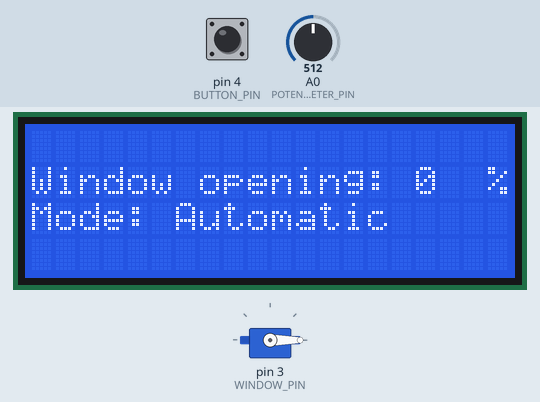
Recording of a program running on a simulated Arduino Uno, built with avr-gcc and run on an emulated ATmega328P. On the bench: servo, 20×4 character LCD. Inputs (shaded band) come from the test bench; at power-on: pin 4 (BUTTON_PIN) HIGH, A0 (POTENTIOMETER_PIN) = 512. What the program prints to the serial monitor is not drawn.

Above: at 1.4 s.
1.5 s: pin 4 (BUTTON_PIN) pulled LOW for 0.15 s
At 2.9 s:
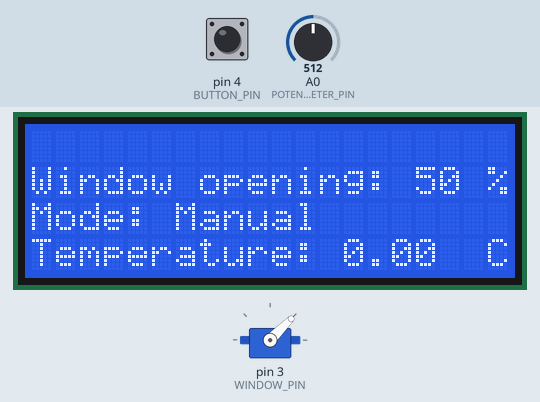
3.2 s: A0 (POTENTIOMETER_PIN) set to 716
At 3.8 s:
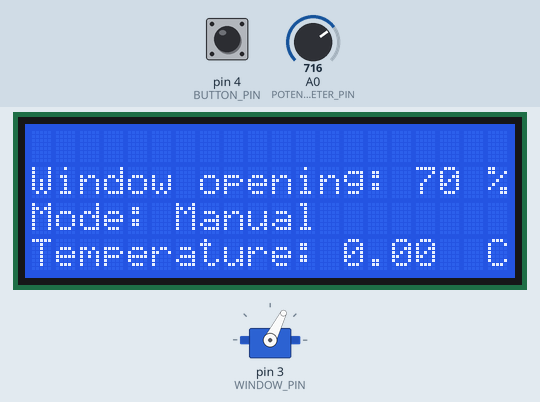
5.0 s: A0 (POTENTIOMETER_PIN) set to 1023
At 5.8 s:
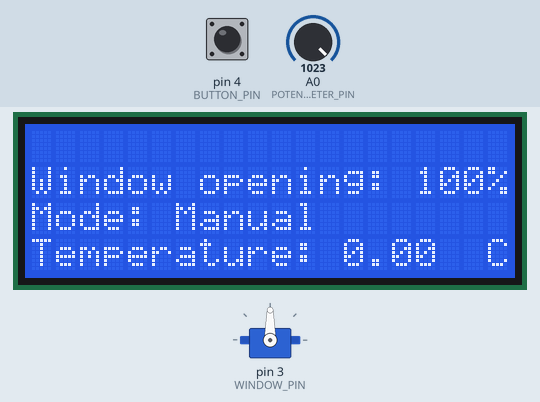
6.7 s: A0 (POTENTIOMETER_PIN) set to 306
At 7.7 s:
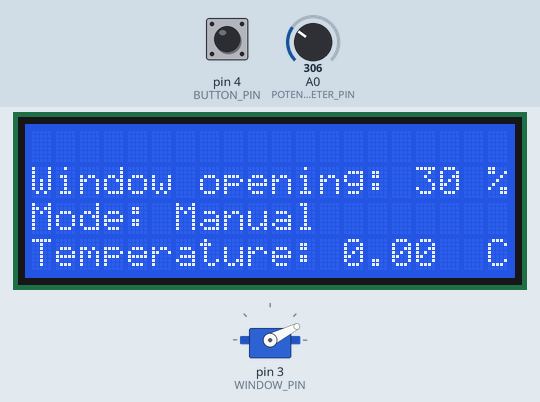
8.5 s: pin 4 (BUTTON_PIN) pulled LOW for 1 s
At 8.76 s:
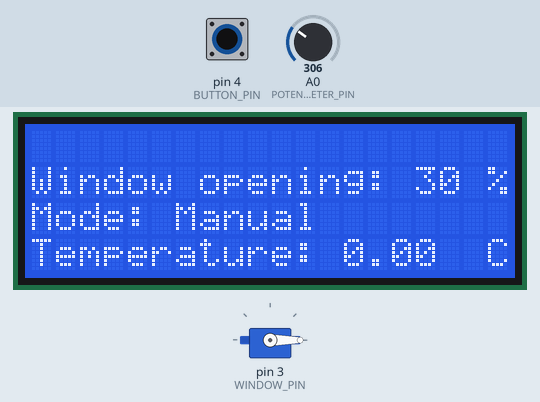
11.0 s: pin 4 (BUTTON_PIN) pulled LOW for 0.15 s
At 11.13 s:
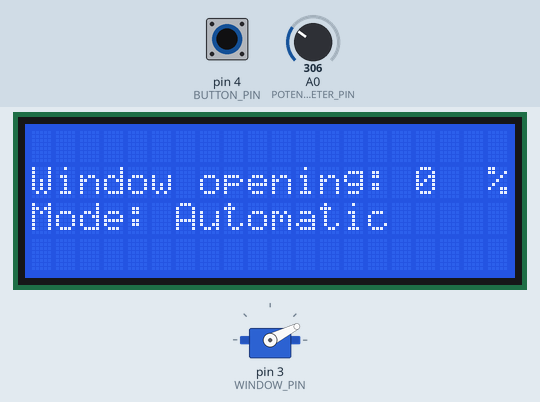
Timing chart, 0 to 13.6 s (numbered marks = the images above; inputs shaded):
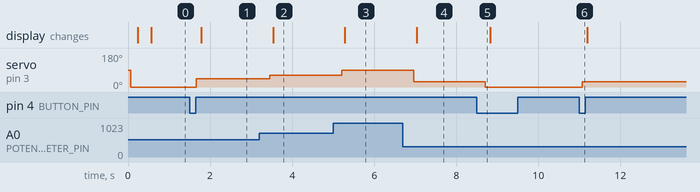

Measured:
- after the input at 1.5 s, servo on pin 3 (WINDOW_PIN): 0° → 45° after 0.16 s; the display: changes after 0.29 s (image 1)
- after the input at 3.2 s, servo on pin 3 (WINDOW_PIN): 45° → 63° after 0.26 s; the display: changes after 0.34 s (image 2)
- after the input at 5.0 s, servo on pin 3 (WINDOW_PIN): 63° → 90° after 0.21 s; the display: changes after 0.29 s (image 3)
- after the input at 6.7 s, servo on pin 3 (WINDOW_PIN): 90° → 27° after 0.26 s; the display: changes after 0.34 s (image 4)
- after the input at 8.5 s, servo on pin 3 (WINDOW_PIN): 27° → 0° after 0.21 s
- after the input at 11.0 s, servo on pin 3 (WINDOW_PIN): 0° → 27° after 0.07 s

The program:

main.cpp
```cpp
#include <Arduino.h>
#include "tasks/Scheduler.hpp"
#include "tasks/CommunicationTask.hpp"
#include "tasks/WindowTask.hpp"
#include "model/SystemInformations.hpp"
#include "model/Window.hpp"
#include "model/UserPanel.hpp"

#define WINDOW_PIN 3
#define SCHEDULER_INTERVAL 150
#define WINDOW_TASK_INTERVAL 150
#define COMMUNICATION_TASK_INTERVAL 300

SystemInformations* systemInformations;
Window* window;
UserPanel* userPanel;
Scheduler* scheduler;
WindowTask* windowTask;
CommunicationTask* communicationTask;

void setup() {
  // create instances
  systemInformations = new SystemInformations();
  window = new Window(WINDOW_PIN);
  userPanel = new UserPanel(systemInformations);
  scheduler = new Scheduler();
  windowTask = new WindowTask(userPanel, window, systemInformations);
  communicationTask = new CommunicationTask(systemInformations, window);

  // initialize instances
  scheduler->init(SCHEDULER_INTERVAL);
  windowTask->init(WINDOW_TASK_INTERVAL);
  communicationTask->init(COMMUNICATION_TASK_INTERVAL);

  // add tasks to scheduler
  scheduler->addTask(windowTask);
  scheduler->addTask(communicationTask);
}

void loop() {
  scheduler->schedule();
}
```

Button.hpp
```cpp
#ifndef __BUTTON__
#define __BUTTON__

#include "model/SystemInformations.hpp"

// #include "model/SystemInformations.hpp"

/// @brief Class to use buttons by polling
class Button {
private:
    int pin;
    static void buttonHandler();
public:
    /// @brief Button constructor, it creates a button and sets the pin in INPUT mode.
    /// @param pin the input pin for the button.
    Button(int pin);

    /// @brief attaches an interrupt handler to the button.
    /// @param systemInformations the system informations.
    void attachInterrupt(SystemInformations* systemInformations);
};

#endif
```

Display.hpp
```cpp
#ifndef __DISPLAY__
#define __DISPLAY__

#include <LiquidCrystal_I2C.h>

#define DISPLAY_POSITION 0, 1
#define DISPLAY_POSITION_2 0, 2

/// @brief Class to use I2C Display with dimensions 20 x 4.
class Display {
private:
    LiquidCrystal_I2C* lcd;
public:
    /// @brief Display constructor, it creates an lcd I2C display.
    /// @note Display dimension is 20 x 4.
    Display();

    /// @brief Initialize the display, set the backlight off and eventually clears it.
    void init();

    /// @brief Prints a message on the display starting in given position.
    /// @param row starting row to print.
    /// @param col starting column to print.
    /// @param text the message to print.
    void setText(int row, int col, String text);

    /// @brief Clears the display content and sets the backlight off.
    void clear();
};

#endif
```

Potentiometer.hpp
```cpp
#ifndef __POTENTIOMETER__
#define __POTENTIOMETER__

/// @brief Class to manage a potentiometer.
class Potentiometer {
private:
    int pin;
public:
    /// @brief Creates a potentiometer in the given pin.
    /// @param pin is the input pin for the potentiometer.
    Potentiometer(int pin);

    /// @brief Returns the value [0, 1023] read from the potentiometer.
    /// @return the value read from the potentiometer.
    int readValue();

    /// @brief Returns the value read from the potentiometer mapped into min and max values.
    /// @param min the minimum value.
    /// @param max the maximum value.
    /// @return the value mapped in [min, max].
    int mappedValue(int min, int max);
};

#endif
```

ServoMotor.hpp
```cpp
#ifndef __SERVO_MOTOR__
#define __SERVO_MOTOR__

#include <Servo.h>

/// @brief Class to manage servo motors.
class ServoMotor {
private:
  int pin;
  Servo motor;
public:
  /// @brief Servo motor constructor, it creates a servo motor connected to the given pin.
  /// @param pin the pin where the servo motor is connected.
  ServoMotor(int pin);

  /// @brief Attaches the pin to the servo motor.
  void on();

  /// @brief Sets the servo motor to a given angle.
  /// @param angle the angle to set the servo motor.
  void setPosition(int angle);

  /// @brief Detaches the servo motor from the pin in order to reduce power consumption.
  void off();

  /// @brief Returns the servo motor angle.
  /// @return the angle of the servo motor.
  int getPosition();
};

#endif
```

SystemInformations.hpp
```cpp
#ifndef __SYSTEM_INFORMATIONS__
#define __SYSTEM_INFORMATIONS__

/// @brief Enumerates the possible modes of the window system.
typedef enum WindowMode {AUTOMATIC_MODE, USER_MODE, DASHBOARD_MODE} WindowMode;

/// @brief Class that represents the system informations.
class SystemInformations {
private:
    float temperature;
    int windowOpening;
    WindowMode mode;
public:
    /// @brief Create a new SystemInformations object.
    SystemInformations();

    /// @brief Sets the temperature.
    /// @param temperature the temperature to set.
    void setTemperature(float temperature);

    /// @brief Sets the window opening percentage.
    /// @param windowOpening the window opening percentage to set.
    void setWindowOpeningGoal(int windowOpening);

    /// @brief Triggers the mode switch.
    /// @param isFromDashboard tells from where the switch is triggered.
    void switchMode(WindowMode newMode);

    /// @brief Returns the temperature value.
    /// @return the temperature value.
    float getTemperature();

    /// @brief Returns the window opening percentage goal.
    /// @return the window opening percentage goal.
    int getWindowOpeningGoal();

    /// @brief Returns the current mode of the system.
    /// @return the mode of the system.
    WindowMode getMode();
};

#endif
```

UserPanel.hpp
```cpp
#ifndef __USER_PANEL__
#define __USER_PANEL__

#include "devices/Button.hpp"
#include "devices/Display.hpp"
#include "devices/Potentiometer.hpp"

/// @brief Class that represents the user panel.
class UserPanel{
private:
    Button* button;
    Display* display;
    Potentiometer* potentiometer;
public:
    /// @brief Constructor of the class.
    /// @param systemInformations the system informations.
    UserPanel(SystemInformations* systemInformations);

    /// @brief Returns the value of opening in manual mode.
    /// @return the percentage of opening.
    int getWindowManualOpening();

    /// @brief Sets up the display message.
    void setupDisplay();

    /// @brief Displays the window opening.
    /// @param opening the percentage of opening.
    void displayWindowOpening(int opening);

    /// @brief Displays the mode.
    /// @param mode the mode to display.
    void displayMode(int mode);

    /// @brief Displays the temperature.
    /// @param temperature the temperature to display.
    void displayTemperature(float temperature);
};

#endif
```

Window.hpp
```cpp
#ifndef __WINDOW__
#define __WINDOW__

#include "devices/ServoMotor.hpp"

#define WINDOW_OPEN (100)
#define WINDOW_CLOSED (0)

/// @brief Class to manage a window.
class Window {
private:
    ServoMotor* servoMotor;
public:
    /// @brief Window constructor, it creates an automatic window.
    /// @param pin the pin where the window is connected to be controlled.
    Window(int pin);

    /// @brief Opens the window to the given percentage.
    /// @param opening the opening percentage [0, 100] of the window.
    void setOpening(int opening);

    /// @brief Returns the opening percentage of the window.
    /// @return the opening percentage of the window.
    int getOpening();
};

#endif
```

CommunicationTask.hpp
```cpp
#ifndef __COMMUNICATION_TASK__
#define __COMMUNICATION_TASK__

#include "Task.hpp"
#include "model/SystemInformations.hpp"
#include "model/Window.hpp"

/// @brief Task that handles communication with the Control Unit.
class CommunicationTask : public Task {
private:
    SystemInformations* systemInformations;
    Window* window;
    int prevOpening;
    void sendMessage();
    void receiveMessage();
public:
    /// @brief Creates a new Communication Task.
    /// @param systemInformations the system informations.
    CommunicationTask(SystemInformations* systemInformations, Window* window);

    void tick();
};

#endif
```

Scheduler.hpp
```cpp
#ifndef __SCHEDULER__
#define __SCHEDULER__

#include "Task.hpp"

#define MAX_TASKS 4

/// @brief Class to use a simple cooperative scheduler.
class Scheduler {
private:
  int basePeriod;
  int nTasks;
  Task* taskList[MAX_TASKS];
  unsigned long ts;
public:
  /// @brief Initialize the scheduler by setting his base period.
  /// @param basePeriod the base period every which the scheduler will try to execute every task.
  void init(int basePeriod);

  /// @brief Adds a task in the scheduler list of tasks.
  /// @param task the task to be added to the scheduler's list.
  /// @return true if the task has been added, false otherwise.
  virtual bool addTask(Task* task);

  /// @brief The running method, every time is called it checks if the base time is elapsed and if so
  /// it checks if can execute any task, otherwise it waits until his base time is elapsed.
  virtual void schedule();
};

#endif
```

Task.hpp
```cpp
#ifndef __TASK__
#define __TASK__

/// @brief Abstract task.
class Task {
private:
    int myPeriod;
    int timeElapsed;
public:
    /// @brief Initialize the task setting the base period.
    /// @param period the base period every which the task must be performed.
    virtual void init(int period);

    /// @brief The running method, every time is called it checks if the base time is elapsed and if so performs some actions.
    virtual void tick() = 0;

    /// @brief Checks if the base period is elapsed from the last execution.
    /// @param basePeriod the time elapsed from the last check.
    /// @return true if the base period is elapsed, false otherwise.
    bool updateAndCheckTime(int basePeriod);
};

#endif
```

WindowTask.hpp
```cpp
#ifndef __WINDOW_TASK__
#define __WINDOW_TASK__

#include "Task.hpp"
#include "model/UserPanel.hpp"
#include "model/Window.hpp"
#include "model/SystemInformations.hpp"

/// @brief Task that controls the window.
class WindowTask : public Task {
private:
    UserPanel* userPanel;
    Window* window;
    SystemInformations* systemInformations;
    int prevOpening;
    int prevManualOpening;
    float prevTemperature;
    WindowMode prevMode;
    void displayData();
public:
    /// @brief Creates a new WindowTask.
    /// @param userPanel the user panel.
    /// @param window the window.
    /// @param systemInformations the system informations.
    WindowTask(UserPanel* userPanel, Window* window, SystemInformations* systemInformations);

    void tick();
};

#endif
```

Button.cpp
```cpp
#define EI_ARDUINO_INTERRUPTED_PIN
#include <EnableInterrupt.h>
#include "devices/Button.hpp"
#include <Arduino.h>

static SystemInformations* sysInfo;

Button::Button(int pin) {
    this->pin = pin;
    pinMode(this->pin, INPUT);
}

void Button::attachInterrupt(SystemInformations* systemInformations) {
    sysInfo = systemInformations;
    enableInterrupt(this->pin, buttonHandler, FALLING);
}

void Button::buttonHandler() {
    if (sysInfo->getMode() == AUTOMATIC_MODE) sysInfo->switchMode(USER_MODE);
    else sysInfo->switchMode(AUTOMATIC_MODE);
}
```

Display.cpp
```cpp
#include "devices/Display.hpp"

Display::Display() {
    this->lcd = new LiquidCrystal_I2C(0x27,20,4);
}

void Display::init() {
    this->lcd->init();
    this->clear();
}

void Display::setText(int row, int col, String text) {
    this->lcd->backlight();
    this->lcd->setCursor(row, col);
    this->lcd->print(text);
}

void Display::clear() {
    this->lcd->clear();
    this->lcd->noBacklight();
}
```

Potentiometer.cpp
```cpp
#include "devices/Potentiometer.hpp"
#include <Arduino.h>

Potentiometer::Potentiometer(int pin) {
    this->pin = pin;
}

int Potentiometer::readValue() {
    return analogRead(this->pin);
}

int Potentiometer::mappedValue(int min, int max) {
    return map(this->readValue(), 0, 1023, min, max + 1);
}
```

ServoMotor.cpp
```cpp
#include "devices/ServoMotor.hpp"
#include <Arduino.h>
#include <Servo.h>

#define MOVING_TIME 70.0
#define DEFAULT_POSITION 0

ServoMotor::ServoMotor(int pin) {
    this->pin = pin;
    this->on();
    delay(MOVING_TIME);
    this->motor.write(DEFAULT_POSITION);
    delay(MOVING_TIME);
    this->off();
}

void ServoMotor::on(){
  this->motor.attach(this->pin);
}

void ServoMotor::setPosition(int angle){
  this->on();
  delay(MOVING_TIME);
  this->motor.write(angle);
  delay(MOVING_TIME);
  this->off();
}

void ServoMotor::off(){
  this->motor.detach();
}

int ServoMotor::getPosition() {
  return this->motor.read();
}
```

SystemInformations.cpp
```cpp
#include "model/SystemInformations.hpp"

SystemInformations::SystemInformations() {
    this->temperature = 0.0;
    this->windowOpening = 0;
    this->mode = AUTOMATIC_MODE;
}

void SystemInformations::setTemperature(float temperature) {
    this->temperature = temperature;
}

void SystemInformations::setWindowOpeningGoal(int windowOpening) {
    this->windowOpening = windowOpening;
}

void SystemInformations::switchMode(WindowMode newMode) {
    this->mode = newMode;
}

float SystemInformations::getTemperature() {
    return this->temperature;
}

int SystemInformations::getWindowOpeningGoal() {
    return this->windowOpening;
}

WindowMode SystemInformations::getMode() {
    return this->mode;
}
```

UserPanel.cpp
```cpp
#include "model/UserPanel.hpp"
#include <Arduino.h>
#include "tasks/WindowTask.hpp"

#define POTENTIOMETER_PIN A0
#define BUTTON_PIN 4

UserPanel::UserPanel(SystemInformations* systemInformations) {
    this->button = new Button(BUTTON_PIN);
    this->potentiometer = new Potentiometer(POTENTIOMETER_PIN);
    this->display = new Display();
    this->display->init();
    this->button->attachInterrupt(systemInformations);
    this->setupDisplay();
}

int UserPanel::getWindowManualOpening() {
    return this->potentiometer->mappedValue(0, 100);
}

void UserPanel::setupDisplay() {
    this->display->setText(0, 1, "Window opening: ");
    this->display->setText(19, 1, "%");

    this->display->setText(0, 2, "Mode: ");
}

void UserPanel::displayWindowOpening(int opening) {
    this->display->setText(16, 1, "   ");
    this->display->setText(16, 1, String(opening));
}

void UserPanel::displayMode(int mode) {
    this->display->setText(6, 2, "         ");
    if (mode == AUTOMATIC_MODE) {
        this->display->setText(6, 2, "Automatic");
        this->display->setText(0, 3, "                    ");
    } else {
        this->display->setText(6, 2, "Manual");
        this->display->setText(0, 3, "Temperature: ");
        this->display->setText(19, 3, "C");
    }
}

void UserPanel::displayTemperature(float temperature) {
    this->display->setText(13, 3, "     ");
    this->display->setText(13, 3, String(temperature));
}
```

Window.cpp
```cpp
#include "model/Window.hpp"
#include <Arduino.h>

Window::Window(int pin) {
    this->servoMotor = new ServoMotor(pin);
}

void Window::setOpening(int opening) {
    int angle = map(opening, 0, 100, 0, 90);
    this->servoMotor->setPosition(angle);
}

int Window::getOpening() {
    return map(this->servoMotor->getPosition(), 0, 90, 0, 100);
}
```

CommunicationTask.cpp
```cpp
#include "tasks/CommunicationTask.hpp"
#include <Arduino.h>

#define BAUD_RATE 115200
#define SEND_MESSAGE_START "Win: "
#define RECEIVE_MESSAGE_START "Sys: "
#define START_DATA_INDEX 5
#define SEPARATOR ", "
#define OFFSET_FROM_SEPARATOR 2
#define MANUAL_STRING "Manual"
#define AUTOMATIC_STRING "Automatic"
#define SWITCH_MODE_STRING "Mode"

CommunicationTask::CommunicationTask(SystemInformations* systemInformations, Window* window) {
    Serial.begin(BAUD_RATE);
    this->systemInformations = systemInformations;
    this->window = window;
    this->prevOpening = -1;
}

void CommunicationTask::tick() {
    this->receiveMessage();
    this->sendMessage();
}

void CommunicationTask::receiveMessage() {
    if (Serial.available()) {
        String message = Serial.readString();
        if (message.startsWith(RECEIVE_MESSAGE_START)) {
            String changeMode = message.substring(START_DATA_INDEX, message.indexOf(SEPARATOR));
            float temperature = message.substring(message.indexOf(SEPARATOR) + OFFSET_FROM_SEPARATOR,
                message.lastIndexOf(SEPARATOR)).toFloat();
            int opening = message.substring(message.lastIndexOf(SEPARATOR) + OFFSET_FROM_SEPARATOR).toInt();
            if (changeMode.equals(SWITCH_MODE_STRING)) {
                if (this->systemInformations->getMode() == AUTOMATIC_MODE) this->systemInformations->switchMode(DASHBOARD_MODE);
                else this->systemInformations->switchMode(AUTOMATIC_MODE);
            }
            if (this->systemInformations->getMode() == USER_MODE && opening != -1) {
                this->systemInformations->switchMode(DASHBOARD_MODE);
                this->prevOpening = opening;
            }
            this->systemInformations->setTemperature(temperature);
            if (opening != -1) {
                this->systemInformations->setWindowOpeningGoal(opening);
            }
        }
    }
}

void CommunicationTask::sendMessage() {
    if (Serial.availableForWrite()) {
        String message = SEND_MESSAGE_START;
        message.concat(String(this->window->getOpening()));
        message.concat(SEPARATOR);
        message.concat(this->systemInformations->getMode() == AUTOMATIC_MODE ? AUTOMATIC_STRING : MANUAL_STRING);
        Serial.println(message);

        switch (this->systemInformations->getMode()) {
        case AUTOMATIC_MODE: Serial.println("AUTO"); break;
        case USER_MODE: Serial.println("MANU"); break;
        case DASHBOARD_MODE: Serial.println("DASH"); break;
        default: break;
        }/* */
    }
}
```

Scheduler.cpp
```cpp
#include "tasks/Scheduler.hpp"
#include <Arduino.h>

void Scheduler::init(int basePeriod) {
    this->basePeriod = basePeriod;
    this->nTasks = 0;
    this->ts = millis();
}

bool Scheduler::addTask(Task* task) {
    if(this->nTasks < MAX_TASKS) {
        this->taskList[this->nTasks++] = task;
        return true;
    }
    return false;
}

void Scheduler::schedule() {
    if(millis() - ts >= (unsigned long)this->basePeriod) {
        for (int i = 0; i < this->nTasks; i++) {
            if (this->taskList[i]->updateAndCheckTime(this->basePeriod)) {
                this->taskList[i]->tick();
            }
        }
        ts = millis();
    }
}
```

Task.cpp
```cpp
#include "tasks/Task.hpp"

void Task::init(int period) {
    this->myPeriod = period;
    this->timeElapsed = 0;
}

bool Task::updateAndCheckTime(int basePeriod) {
    this->timeElapsed += basePeriod;
    if (this->timeElapsed >= this->myPeriod){
        this->timeElapsed = 0;
        return true;
    } else {
        return false;
    }
}
```

Source omitted: WindowTask.cpp (1722 bytes)
